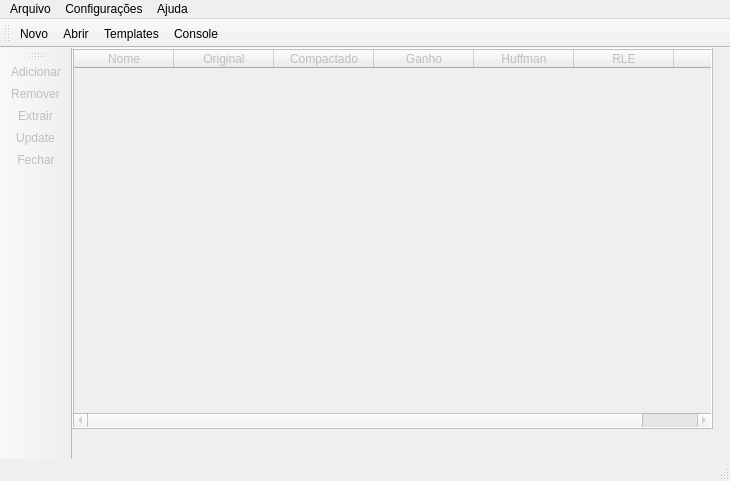
<ui version="4.0" >
 <class>rebhuWindow</class>
 <widget class="QMainWindow" name="rebhuWindow" >
  <property name="windowModality" >
   <enum>Qt::NonModal</enum>
  </property>
  <property name="enabled" >
   <bool>true</bool>
  </property>
  <property name="geometry" >
   <rect>
    <x>0</x>
    <y>0</y>
    <width>730</width>
    <height>481</height>
   </rect>
  </property>
  <property name="minimumSize" >
   <size>
    <width>0</width>
    <height>0</height>
   </size>
  </property>
  <property name="windowTitle" >
   <string>Rebhu 0.5</string>
  </property>
  <property name="windowIcon" >
   <iconset resource="../Icons/resources.qrc" >:/toolbar/main_icon-100x100.png</iconset>
  </property>
  <property name="statusTip" >
   <string/>
  </property>
  <property name="layoutDirection" >
   <enum>Qt::LeftToRight</enum>
  </property>
  <property name="toolButtonStyle" >
   <enum>Qt::ToolButtonTextUnderIcon</enum>
  </property>
  <property name="dockNestingEnabled" >
   <bool>true</bool>
  </property>
  <widget class="QWidget" name="centralwidget" >
   <widget class="QTableWidget" name="fileTable" >
    <property name="windowModality" >
     <enum>Qt::NonModal</enum>
    </property>
    <property name="enabled" >
     <bool>false</bool>
    </property>
    <property name="geometry" >
     <rect>
      <x>0</x>
      <y>0</y>
      <width>641</width>
      <height>381</height>
     </rect>
    </property>
    <property name="sizePolicy" >
     <sizepolicy vsizetype="Fixed" hsizetype="Fixed" >
      <horstretch>0</horstretch>
      <verstretch>0</verstretch>
     </sizepolicy>
    </property>
    <property name="frameShape" >
     <enum>QFrame::Box</enum>
    </property>
    <property name="frameShadow" >
     <enum>QFrame::Raised</enum>
    </property>
    <property name="horizontalScrollBarPolicy" >
     <enum>Qt::ScrollBarAlwaysOn</enum>
    </property>
    <property name="alternatingRowColors" >
     <bool>false</bool>
    </property>
    <property name="selectionMode" >
     <enum>QAbstractItemView::ExtendedSelection</enum>
    </property>
    <property name="selectionBehavior" >
     <enum>QAbstractItemView::SelectRows</enum>
    </property>
    <property name="verticalScrollMode" >
     <enum>QAbstractItemView::ScrollPerItem</enum>
    </property>
    <property name="horizontalScrollMode" >
     <enum>QAbstractItemView::ScrollPerPixel</enum>
    </property>
    <property name="showGrid" >
     <bool>false</bool>
    </property>
    <property name="gridStyle" >
     <enum>Qt::NoPen</enum>
    </property>
    <property name="sortingEnabled" >
     <bool>false</bool>
    </property>
    <property name="wordWrap" >
     <bool>true</bool>
    </property>
    <property name="cornerButtonEnabled" >
     <bool>false</bool>
    </property>
    <property name="rowCount" >
     <number>0</number>
    </property>
    <property name="columnCount" >
     <number>7</number>
    </property>
    <column>
     <property name="text" >
      <string>Nome</string>
     </property>
    </column>
    <column>
     <property name="text" >
      <string>Original</string>
     </property>
    </column>
    <column>
     <property name="text" >
      <string>Compactado</string>
     </property>
    </column>
    <column>
     <property name="text" >
      <string>Ganho</string>
     </property>
    </column>
    <column>
     <property name="text" >
      <string>Huffman</string>
     </property>
    </column>
    <column>
     <property name="text" >
      <string>RLE</string>
     </property>
    </column>
    <column>
     <property name="text" >
      <string>BWT</string>
     </property>
    </column>
   </widget>
  </widget>
  <widget class="QMenuBar" name="menubar" >
   <property name="geometry" >
    <rect>
     <x>0</x>
     <y>0</y>
     <width>730</width>
     <height>29</height>
    </rect>
   </property>
   <widget class="QMenu" name="menuArquivo" >
    <property name="title" >
     <string>Arquivo</string>
    </property>
    <addaction name="actionNovo" />
    <addaction name="actionAbrir" />
    <addaction name="separator" />
    <addaction name="actionFechar" />
    <addaction name="separator" />
    <addaction name="actionSair" />
   </widget>
   <widget class="QMenu" name="menuConfigura_es" >
    <property name="title" >
     <string>Configurações</string>
    </property>
    <addaction name="actionTemplates" />
    <addaction name="actionConfigGeral" />
   </widget>
   <widget class="QMenu" name="menuAjuda" >
    <property name="title" >
     <string>Ajuda</string>
    </property>
    <addaction name="actionFuncionamento" />
    <addaction name="actionDoc" />
    <addaction name="separator" />
    <addaction name="actionSobre" />
   </widget>
   <addaction name="menuArquivo" />
   <addaction name="menuConfigura_es" />
   <addaction name="menuAjuda" />
  </widget>
  <widget class="QToolBar" name="geralBar" >
   <property name="enabled" >
    <bool>true</bool>
   </property>
   <property name="windowTitle" >
    <string>toolBar</string>
   </property>
   <property name="windowIcon" >
    <iconset resource="../Icons/resources.qrc" >:/toolbar/main_icon.png</iconset>
   </property>
   <property name="toolTip" >
    <string/>
   </property>
   <property name="statusTip" >
    <string/>
   </property>
   <property name="iconSize" >
    <size>
     <width>32</width>
     <height>32</height>
    </size>
   </property>
   <property name="toolButtonStyle" >
    <enum>Qt::ToolButtonIconOnly</enum>
   </property>
   <attribute name="toolBarArea" >
    <enum>TopToolBarArea</enum>
   </attribute>
   <attribute name="toolBarBreak" >
    <bool>false</bool>
   </attribute>
   <addaction name="actionNovo" />
   <addaction name="actionAbrir" />
   <addaction name="actionTemplates" />
   <addaction name="actionConsole" />
  </widget>
  <widget class="QStatusBar" name="statusBar" >
   <property name="statusTip" >
    <string/>
   </property>
  </widget>
  <widget class="QToolBar" name="fileBar" >
   <property name="enabled" >
    <bool>false</bool>
   </property>
   <property name="windowTitle" >
    <string>toolBar_2</string>
   </property>
   <property name="windowIcon" >
    <iconset resource="../Icons/resources.qrc" >:/toolbar/main_icon-100x100.png</iconset>
   </property>
   <property name="allowedAreas" >
    <set>Qt::LeftToolBarArea|Qt::NoToolBarArea|Qt::RightToolBarArea</set>
   </property>
   <property name="iconSize" >
    <size>
     <width>40</width>
     <height>40</height>
    </size>
   </property>
   <property name="toolButtonStyle" >
    <enum>Qt::ToolButtonTextUnderIcon</enum>
   </property>
   <attribute name="toolBarArea" >
    <enum>LeftToolBarArea</enum>
   </attribute>
   <attribute name="toolBarBreak" >
    <bool>false</bool>
   </attribute>
   <addaction name="actionAdicionar" />
   <addaction name="actionRemover" />
   <addaction name="actionExtrair" />
   <addaction name="actionUpdate" />
   <addaction name="actionFechar" />
  </widget>
  <action name="actionNovo" >
   <property name="icon" >
    <iconset resource="../Icons/resources.qrc" >:/toolbar/main_icon-100x100.png</iconset>
   </property>
   <property name="text" >
    <string>Novo</string>
   </property>
   <property name="toolTip" >
    <string>Novo arquivo</string>
   </property>
   <property name="statusTip" >
    <string>Cria um novo arquivo .reb</string>
   </property>
  </action>
  <action name="actionAbrir" >
   <property name="icon" >
    <iconset resource="../Icons/resources.qrc" >:/toolbar/reb_folder.png</iconset>
   </property>
   <property name="text" >
    <string>Abrir</string>
   </property>
   <property name="statusTip" >
    <string>Abre um arquivo .reb existente</string>
   </property>
  </action>
  <action name="actionFechar" >
   <property name="icon" >
    <iconset resource="../Icons/resources.qrc" >:/toolbar/close-48x48.png</iconset>
   </property>
   <property name="text" >
    <string>Fechar</string>
   </property>
   <property name="statusTip" >
    <string>Fecha o arquivo atual.</string>
   </property>
  </action>
  <action name="actionSair" >
   <property name="icon" >
    <iconset/>
   </property>
   <property name="text" >
    <string>Sair</string>
   </property>
  </action>
  <action name="actionTemplates" >
   <property name="icon" >
    <iconset resource="../Icons/resources.qrc" >:/toolbar/Configurator.png</iconset>
   </property>
   <property name="text" >
    <string>Templates</string>
   </property>
   <property name="statusTip" >
    <string>Configura os templates de compactação</string>
   </property>
  </action>
  <action name="actionConfigGeral" >
   <property name="text" >
    <string>Configuração geral</string>
   </property>
  </action>
  <action name="actionExtrair" >
   <property name="icon" >
    <iconset resource="../Icons/resources.qrc" >:/toolbar/down-48x48.png</iconset>
   </property>
   <property name="text" >
    <string>Extrair</string>
   </property>
   <property name="statusTip" >
    <string>Extrai os arquivos selecionados no .reb à uma pasta local</string>
   </property>
  </action>
  <action name="actionAdicionar" >
   <property name="icon" >
    <iconset resource="../Icons/resources.qrc" >:/toolbar/add_icon-100x100.png</iconset>
   </property>
   <property name="text" >
    <string>Adicionar</string>
   </property>
   <property name="statusTip" >
    <string>Adiciona um arquivo à lista de comptactação do .reb</string>
   </property>
  </action>
  <action name="actionRemover" >
   <property name="icon" >
    <iconset resource="../Icons/resources.qrc" >:/toolbar/remove_icon-100x100.png</iconset>
   </property>
   <property name="text" >
    <string>Remover</string>
   </property>
   <property name="statusTip" >
    <string>Remove os arquivos selecionados da lista de compactação do .reb</string>
   </property>
  </action>
  <action name="actionFuncionamento" >
   <property name="text" >
    <string>Funcionamento</string>
   </property>
  </action>
  <action name="actionDoc" >
   <property name="text" >
    <string>Documentação Online</string>
   </property>
  </action>
  <action name="actionSobre" >
   <property name="text" >
    <string>Sobre o Rebhu</string>
   </property>
  </action>
  <action name="actionUpdate" >
   <property name="icon" >
    <iconset resource="../Icons/resources.qrc" >:/toolbar/Refresh2_h.png</iconset>
   </property>
   <property name="text" >
    <string>Update</string>
   </property>
   <property name="statusTip" >
    <string>Realiza a compactação dos arquivos adicionados ao .reb</string>
   </property>
  </action>
  <action name="actionConsole" >
   <property name="icon" >
    <iconset resource="../Icons/resources.qrc" >:/toolbar/Terminal.png</iconset>
   </property>
   <property name="text" >
    <string>Console</string>
   </property>
   <property name="statusTip" >
    <string>Abre a janela de Console com algumas informações úteis</string>
   </property>
  </action>
 </widget>
 <resources>
  <include location="../Icons/resources.qrc" />
 </resources>
 <connections/>
</ui>
